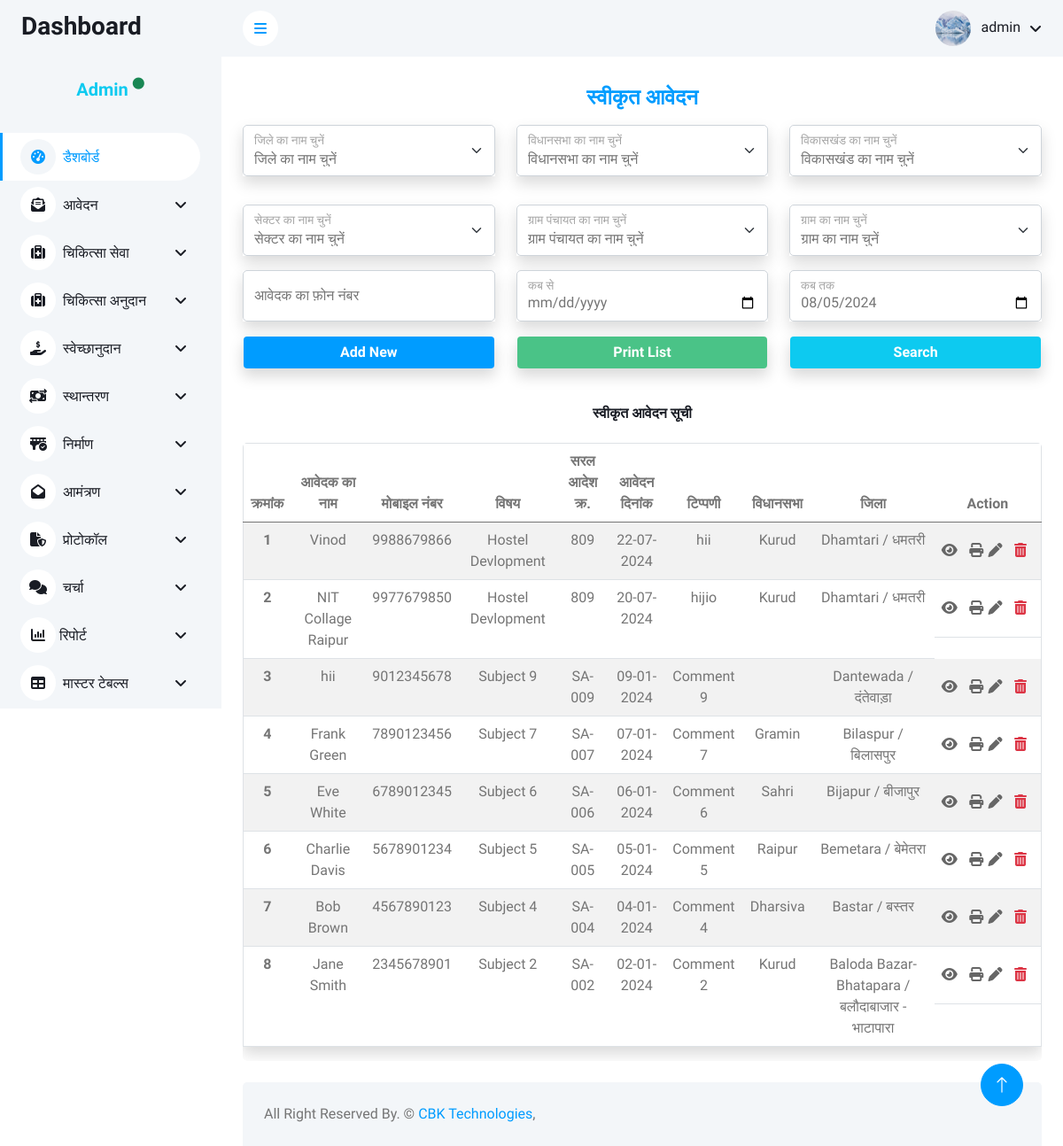
/admin/charcha/sveekrt_aavedan.php (signed in), run on the app's committed database.
### tables this page shows
CREATE TABLE `charcha` (
  `id` int(11) NOT NULL,
  `name` varchar(255) NOT NULL,
  `phone_number` varchar(20) NOT NULL,
  `designation` varchar(100) NOT NULL,
  `district_id` int(11) NOT NULL,
  `vidhansabha_id` int(11) NOT NULL,
  `vikaskhand_id` int(11) NOT NULL,
  `sector_id` int(11) NOT NULL,
  `gram_panchayat_id` varchar(255) NOT NULL,
  `gram_id` varchar(255) NOT NULL,
  `subject` text NOT NULL,
  `reference` text NOT NULL,
  `saral_aadesh_no` varchar(50) NOT NULL,
  `application_date` date NOT NULL,
  `comment` text DEFAULT NULL,
  `file_upload` varchar(255) NOT NULL,
  `status` int(11) NOT NULL DEFAULT 0 COMMENT '0=प्राप्त आवेदन, 1=प्रस्तावित आवेदन, 2=स्वीकृत आवेदन, 3=प्रेषित स्वीकृत आवेदन, 4=अस्वीकृत आवेदन',
  `created_date` timestamp NOT NULL DEFAULT current_timestamp(),
  `view_comment` text NOT NULL
);

CREATE TABLE `vidhansabha_master` (
  `vidhansabha_id` int(11) NOT NULL,
  `vidhansabha_name` varchar(200) NOT NULL,
  `district_id` int(11) NOT NULL
);

CREATE TABLE `district_master` (
  `district_id` int(11) NOT NULL,
  `district_name` varchar(200) NOT NULL
);

### admin/config/function.php (called while the page is built, shortened)
<?php
function getvalfield($con, $table, $field, $where)
{
    $sql = "select $field from $table where $where";
    $getvalue =  mysqli_query($con, $sql);
    $getval   =  mysqli_fetch_row($getvalue);
    return $getval[0];
}

### admin/charcha/sveekrt_aavedan.php (the view, shortened to what this page needs)
<?php include('../config/dbconnection.php') ?>
<?php
$tblname = "charcha";
$tblkey = "id";
$pagename = "स्वीकृत आवेदन";
if ($_SERVER['REQUEST_METHOD'] == 'POST' && isset($_POST['search'])) {
    $district_id = isset($_POST['district_id']) ? $_POST['district_id'] : '';
    $vidhansabha_id = isset($_POST['vidhansabha_id']) ? $_POST['vidhansabha_id'] : '';
    $vikaskhand_id = isset($_POST['vikaskhand_id']) ? $_POST['vikaskhand_id'] : '';
    $sector_id = isset($_POST['sector_id']) ? $_POST['sector_id'] : '';
    $gram_panchayat_id = isset($_POST['gram_panchayat_id']) ? $_POST['gram_panchayat_id'] : '';
    $gram_id = isset($_POST['gram_id']) ? $_POST['gram_id'] : '';
    $phone_number = isset($_POST['phone_number']) ? $_POST['phone_number'] : '';
    $from_date = isset($_POST['from_date']) ? $_POST['from_date'] : '';
    $to_date = isset($_POST['to_date']) ? $_POST['to_date'] : '';
    $sql = "SELECT a.*, d.district_name, v.vidhansabha_name, vk.vikaskhand_name, s.sector_name, gp.gram_panchayat_name, g.gram_name
    FROM $tblname a
    LEFT JOIN district_master d ON a.district_id = d.district_id
    LEFT JOIN vidhansabha_master v ON a.vidhansabha_id = v.vidhansabha_id
    LEFT JOIN vikaskhand_master vk ON a.vikaskhand_id = vk.vikaskhand_id
    LEFT JOIN sector_master s ON a.sector_id = s.sector_id
    LEFT JOIN gram_panchayat_master gp ON a.gram_panchayat_id = gp.gram_panchayat_id
    LEFT JOIN gram_master g ON a.gram_id = g.gram_id
    WHERE a.status=1";
    if (!empty($district_id)) {
        $sql .= " AND a.district_id = '" . mysqli_real_escape_string($conn, $district_id) . "'";
    }
    if (!empty($vidhansabha_id)) {
        $sql .= " AND a.vidhansabha_id = '" . mysqli_real_escape_string($conn, $vidhansabha_id) . "'";
    }
    if (!empty($vikaskhand_id)) {
        $sql .= " AND a.vikaskhand_id = '" . mysqli_real_escape_string($conn, $vikaskhand_id) . "'";
    }
    if (!empty($sector_id)) {
        $sql .= " AND a.sector_id = '" . mysqli_real_escape_string($conn, $sector_id) . "'";
    }
    if (!empty($gram_panchayat_id)) {
        $sql .= " AND a.gram_panchayat_id = '" . mysqli_real_escape_string($conn, $gram_panchayat_id) . "'";
    }
    if (!empty($gram_id)) {
        $sql .= " AND a.gram_id = '" . mysqli_real_escape_string($conn, $gram_id) . "'";
    }
    if (!empty($phone_number)) {
        $sql .= " AND phone_number = '" . mysqli_real_escape_string($conn, $phone_number) . "'";
    }
    if (!empty($from_date) && !empty($to_date)) {
        $sql .= " AND application_date BETWEEN '" . mysqli_real_escape_string($conn, $from_date) . "' AND '" . mysqli_real_escape_string($conn, $to_date) . "'";
    }
    $sql .= " ORDER BY id DESC";
} else {
    $sql = "SELECT a.*, d.district_name, v.vidhansabha_name, vk.vikaskhand_name, s.sector_name, gp.gram_panchayat_name, g.gram_name
    FROM $tblname a
    LEFT JOIN district_master d ON a.district_id = d.district_id
    LEFT JOIN vidhansabha_master v ON a.vidhansabha_id = v.vidhansabha_id
    LEFT JOIN vikaskhand_master vk ON a.vikaskhand_id = vk.vikaskhand_id
    LEFT JOIN sector_master s ON a.sector_id = s.sector_id
    LEFT JOIN gram_panchayat_master gp ON a.gram_panchayat_id = gp.gram_panchayat_id
    LEFT JOIN gram_master g ON a.gram_id = g.gram_id
    WHERE a.status=1
    ORDER BY a.$tblkey  DESC";
}
$fetch = mysqli_query($conn, $sql);
?>
<?php include('../includes/header.php') ?>
<?php include('../includes/sidebar.php') ?>
<?php include('../includes/navbar.php') ?>
<div class="container-fluid pt-4 px-4">
    <h4 class="text-center fw-bolder text-primary mb-3"><?= $pagename; ?></h4>
    <form action="" method="post">
        <div class="row">
        <div class="col-lg-4 text-center mb-3">
                <div class="form-group shadow">
                    <div class="form-floating mb-3">
            <select name="district_id" id="districtSelect" class="form-select form-control bg-white">
                    <option value="" selected>जिले का नाम चुनें</option>
                </select>
                <label for="districtSelect">जिले का नाम चुनें </label>
                </div>
                </div>
            </div>
            <div class="col-lg-4">
                <div class="form-group shadow">
                    <div class="form-floating mb-3">
                    <select name="vidhansabha_id" id="vidhansabhaSelect" class="form-select form-control bg-white ">
                    <option value="" selected>विधानसभा का नाम चुनें</option>
                </select>
                        <label for="vidhansabha">विधानसभा का नाम चुनें </label>
                    </div>
                </div>
            </div>
            <div class="col-lg-4">
                <div class="form-group shadow">
                    <div class="form-floating mb-3">
                    <select name="vikaskhand_id" id="vikaskhandSelect" class="form-select form-control bg-white" >
                    <option value="" selected disabled>विकासखंड का नाम चुनें</option>
                </select>
                        <label for="vikaskhand">विकासखंड का नाम चुनें </label>
                    </div>
                </div>
            </div>
            <div class="col-lg-4">
                <div class="form-group shadow">
                    <div class="form-floating mb-3">
                    <select name="sector_id" id="sectorSelect" class="form-select form-control bg-white">
                    <option value="" selected>सेक्टर का नाम चुनें</option>
                </select>
                        <label for="sector">सेक्टर का नाम चुनें  </label>
                    </div>
                </div>
            </div>
            <div class="col-lg-4">
                <div class="form-group shadow">
                    <div class="form-floating mb-3">
                    <select name="gram_panchayat_id" id="gramPanchayatSelect" class="form-select form-control bg-white">
                    <option value="" selected>ग्राम पंचायत का नाम चुनें</option>
                </select>
                        <label for="gram_panchayt">ग्राम पंचायत का नाम चुनें  </label>
                    </div>
                </div>
            </div>
            <div class="col-lg-4">
                <div class="form-group shadow">
                    <div class="form-floating mb-3">
                        <select class="form-select" id="gramSelect" name="gram_id">
                        <option value="" selected>ग्राम का नाम चुनें</option>
                        </select>
                        <label for="gram">ग्राम का नाम चुनें </label>
                    </div>
                </div>
            </div>
            <div class="col-lg-4">
                <div class="form-group shadow">
                    <div class="form-floating mb-3">
                        <input type="text" name="phone_number" class="form-control" id="phone_number" placeholder="आवेदक का फ़ोन नंबर"  onkeypress='return event.charCode >= 48 && event.charCode <= 57'>
                        <label for="mobile">आवेदक का फ़ोन नंबर </label>
                    </div>
                </div>
            </div>
            <div class="col-lg-4">
                <div class="form-group shadow">
                    <div class="form-floating mb-3">
                        <input type="date" name="from_date"  class="form-control" id="from_date" placeholder="कब से " >
                        <label for="from_date">कब से</label>
                    </div>
                </div>
            </div>
            <div class="col-lg-4">
                <div class="form-group shadow">
                    <div class="form-floating mb-3">
                    <?php
                        $currentDate = date('Y-m-d');
                        ?>
                        <input type="date" name="to_date" value="<?= $currentDate ?>" class="form-control" id="to_date" placeholder="कब तक ">
                        <label for="to_date">कब तक</label>
                    </div>
                </div>
            </div>
            <div class="col-lg-4 text-center mb-3">
                <a name="Add_New" onclick="location.href='swekshanudan.php';" class="form-control text-center text-white btn text-center shadow bg-primary" style="background-color:#4ac387;"><b>Add New</b></a>
            </div>
            <div class="col-lg-4 text-center mb-3">
                <div name="PrintList" onclick="" class="form-control text-center text-white btn text-center shadow" style="background-color:#4ac387;"><b>Print List</b></div>
            </div>
            <div class="col-lg-4 text-center mb-3">
                <button name="search" class="form-control text-center text-white btn text-center shadow bg-info" type="submit"><b>Search</b></button>
            </div>
        </div>
    </form>
</div>
<div class="container-fluid px-4">
    <div class="row">
        <div class="col-sm-12 col-lg-12">
        <h6 class="mb-4 text-center mt-2 pt-3 "><?= $pagename; ?> सूची</h6>
            <div class=" rounded" style="overflow-y: scroll;">
                <table class="table table-striped border shadow">
                    <thead class=" head">
                        <tr class="text-center">
                            <th scope="col">क्रमांक</th>
                            <th scope="col">आवेदक का नाम</th>
                            <th scope="col">मोबाइल नंबर</th>
                            <th scope="col">विषय</th>
                            <th scope="col">सरल आदेश क्र.</th>
                            <th scope="col">आवेदन दिनांक</th>
                            <th scope="col">टिप्पणी</th>
                            <th scope="col">विधानसभा</th>
                            <th scope="col">जिला</th>
                            <th scope="col">Action</th>
                        </tr>
                    </thead>
                    <tbody>
        <?php
        $i = 1;
        while ($row = mysqli_fetch_array($fetch)) {
        ?>
            <tr class=" text-center">
                <th scope="row"><?= $i++ ?></th>
                <td><?= $row['name'] ?></td>
                <td><?= $row['phone_number'] ?></td>
                <td><?= $row['subject'] ?></td>
                <td><?= $row['saral_aadesh_no'] ?></td>
                <td><?= date("d-m-Y", strtotime($row['application_date'])) ?></td>
                <td><?= $row['comment'] ?></td>
                <td><?= $row['vidhansabha_name'] ?></td>
                <td><?= $row['district_name'] ?></td>
                <td class="action">
                    <a href="#"  onclick="view(<?= $row['id'] ?>)"><i class="fas fa-eye me-2 " title="View"></i></a>
                    <a href="#" onclick="window.open('print_charcha_details.php?id=<?= $row['id'] ?>','_blank')"><i class=" fa fa-solid fa-print" title="प्रेषित स्वीकृत आवेदन "></i></a>
                    <a href="#" onclick="edit(<?= $row['id'] ?>)"><i class="fas fa-pen me-2 " title="Edit"></i></a>
                    <a class="text-danger " href="" onclick="confirmDelete(<?=$row['id']; ?>, '<?php echo $tblname; ?>', '<?=$tblkey?>')"><i class="fas fa-trash-alt me-2 " title="Delete"></i></a>
                </td>
            </tr>
        <?php } ?>
    </tbody>
                </table>
            </div>
        </div>
    </div>
</div>
<?php include('../includes/footer.php'); ?>

### admin/includes/navbar.php (shortened to what this page needs)
<?php
$username=$_SESSION['username'];
$profile_picture = getvalfield($conn, "adminlogin", "profile_picture", "username='$username'");
?>
<div class="content">
    <nav class="navbar navbar-expand bg-light navbar-light sticky-top px-4 py-0">
        <a href="#" class="sidebar-toggler flex-shrink-0">
            <i class="fa fa-bars"></i>
        </a>
        <div class="navbar-nav align-items-center ms-auto">
            <div class="nav-item dropdown">
                <a href="#" class="nav-link dropdown-toggle" data-bs-toggle="dropdown">
                    <img class="rounded-circle me-lg-2" src="../dash/uploads/<?=$profile_picture?>" alt="" style="width: 40px; height: 40px;">
                    <span class="d-none d-lg-inline-flex"><?=$username;?></span>
                </a>
            </div>
        </div>
    </nav>

### admin/css/style.css (style rules this page uses)
:root { --primary: #009CFF; --light: #F3F6F9; --dark: #191C24; }
.btn { transition: .5s; }
.content { margin-left: 250px; min-height: 100vh; background: #FFFFFF; transition: 0.5s; }
@media (min-width: 992px) { .content { width: calc(100% - 250px); } }
.content .navbar .navbar-nav .nav-link { margin-left: 25px; padding: 12px 0; color: var(--dark); outline: none; }
.content .navbar .sidebar-toggler, .content .navbar .navbar-nav .nav-link i { width: 40px; height: 40px; display: inline-flex; align-items: center; justify-content: center; background: #FFFFFF; border-radius: 40px; }
.content .navbar .dropdown-toggle::after { margin-left: 6px; vertical-align: middle; border: none; content: "\f107"; font-family: "Font Awesome 5 Free"; font-weight: 900; transition: .5s; }
.action { display:flex; justify-content: center; align-items: center; }
.action a { text-decoration: none; color: #666; transition: color 0.2s ease; }

### data on the page
charcha: name "Vinod", phone_number "9988679866", subject "Hostel Devlopment", saral_aadesh_no "809", application_date "22-07-2024", comment "hii", vidhansabha.vidhansabha_name "Kurud", district.district_name "Dhamtari / धमतरी"
charcha: name "NIT Collage Raipur", phone_number "9977679850", subject "Hostel Devlopment", saral_aadesh_no "809", application_date "20-07-2024", comment "hijio", vidhansabha.vidhansabha_name "Kurud", district.district_name "Dhamtari / धमतरी"
charcha: name "hii", phone_number "9012345678", subject "Subject 9", saral_aadesh_no "SA-009", application_date "09-01-2024", comment "Comment 9", district.district_name "Dantewada / दंतेवाड़ा"
charcha: name "Frank Green", phone_number "7890123456", subject "Subject 7", saral_aadesh_no "SA-007", application_date "07-01-2024", comment "Comment 7", vidhansabha.vidhansabha_name "Gramin", district.district_name "Bilaspur / बिलासपुर"
charcha: name "Eve White", phone_number "6789012345", subject "Subject 6", saral_aadesh_no "SA-006", application_date "06-01-2024", comment "Comment 6", vidhansabha.vidhansabha_name "Sahri", district.district_name "Bijapur / बीजापुर"
charcha: name "Charlie Davis", phone_number "5678901234", subject "Subject 5", saral_aadesh_no "SA-005", application_date "05-01-2024", comment "Comment 5", vidhansabha.vidhansabha_name "Raipur", district.district_name "Bemetara / बेमेतरा"
charcha: name "Bob Brown", phone_number "4567890123", subject "Subject 4", saral_aadesh_no "SA-004", application_date "04-01-2024", comment "Comment 4", vidhansabha.vidhansabha_name "Dharsiva", district.district_name "Bastar / बस्तर"
charcha: name "Jane Smith", phone_number "2345678901", subject "Subject 2", saral_aadesh_no "SA-002", application_date "02-01-2024", comment "Comment 2", vidhansabha.vidhansabha_name "Kurud", district.district_name "Baloda Bazar-Bhatapara / बलौदाबाजार - भाटापारा"

### other printed values
$username "admin"
$pagename "स्वीकृत आवेदन"
